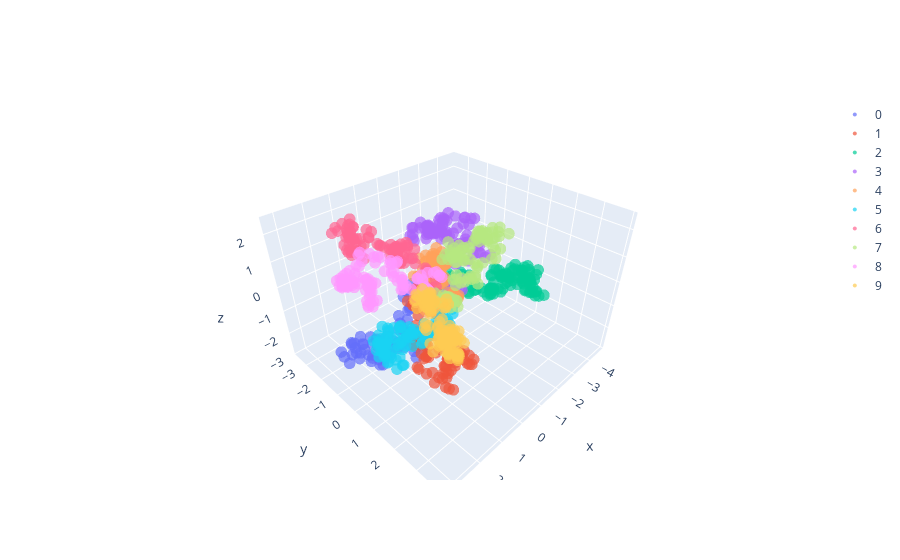

Notebook code cell kept with this figure:
### Code cell
plotter(normalize(xs), '.')
